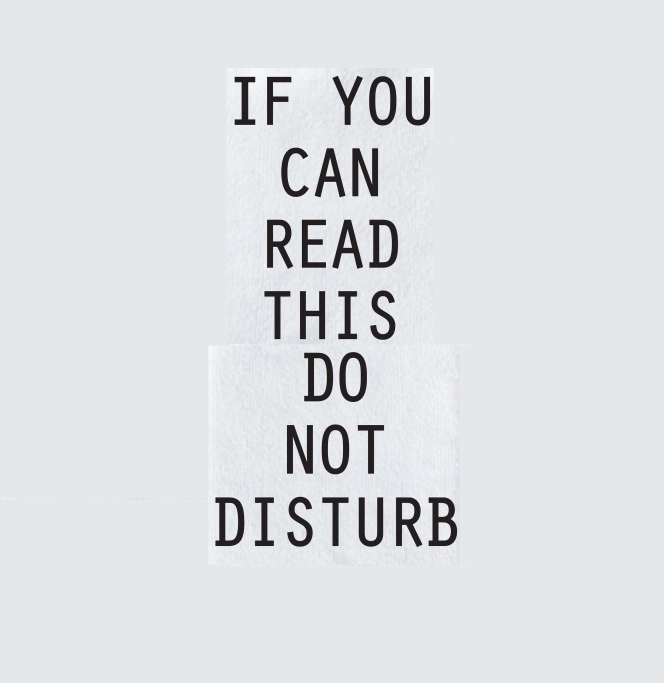
#> input picture test_images/1.jpg, 1992 x 2048 px (shown at 1/3 size)
$ python -i char_segment_utils.py   (imports and definitions only)   (older library calls are emulated)
#> lines starting #> are read from the running program, lines starting #| are printed output that depends on the picture; after the words box and inside, x2 and y2 are one past the last pixel; in counts of white or black regions, pixels touching at a corner belong together
# Importing required libraries
import cv2
import numpy as np
from matplotlib import pyplot as plt

def sort_contours(contours, method='left-to-right'):
    """
    Sorts contours either top-to-bottom or left-to-right
    """
    # i = 0 for x co-ordinates
    i = 0
    if method == 'top-to-bottom':
        # i = 1 for y co-ordinates
        i = 1
    boundingBoxes = [cv2.boundingRect(c) for c in contours]
    # Sorts contour-boundingBox pairs wrt x values if i = 0, y values if i = 1
    (contours, boundingBoxes) = zip(*sorted(zip(contours, boundingBoxes), key=lambda b: b[1][i]))
    return contours


def center(contour):
    """
    Returns the centroid of the contour as a tuple (x,y)
    """
    x, y, w, h = cv2.boundingRect(contour)
    return x + w // 2, y + h // 2


def get_average_height(contours):
    """
    Calculates the average of all the heights of the contours
    """
    heights = []
    for contour in contours:
        _, _, _, h = cv2.boundingRect(contour)
        heights.append(h)
    return sum(heights) / len(heights)


def group_similar_centers(centers, threshold):
    """
    Groups centers vertically close to each other within given threshold.
    Requires the input list to be sorted.
    e.g.
    a list of centers with y co-ordinates [22,23,24,54,54,56,57,91,92] with a threshold of 20,
    and the function will return [[22,23,24],[54,54,56,57],[91,92]]
    """
    groups = []
    group = []
    for i in range(1, len(centers)):
        group.append(centers[i - 1])
        if centers[i][1] - centers[i - 1][1] >= threshold:
            # If the vertical distance between centers exceeds threshold, append
            # the group of centers to the 'groups' list and reset the 'group' list
            groups.append(group)
            group = []
    # Add last center to the group list
    group.append(centers[-1])
    groups.append(group)

    sorted_groups = []
    # Sort each group by x co-ordinates
    for group in groups:
        sorted_groups.append(sorted(group, key=lambda c: c[0]))
    return sorted_groups


def separate_lines(contours):
    """
    Puts all the contours that belong on the same line in a list, does the same for other contours.
    Then puts all the lists in a list and returns said list.
    """
    centers = [center(contour) for contour in contours]
    # Dictionary with center as key and contour as value
    c_dict = dict(zip(centers, contours))

    average_height = get_average_height(contours)
    threshold = average_height / 3
    lines = group_similar_centers(centers, threshold)

    contour_lines = []
    for line in lines:
        contour_line = [c_dict[x] for x in line]
        contour_lines.append(contour_line)
    return contour_lines


def find_major_contours(rgb):
    """
    Finds the major contours in an image and returns them as a list
    """
    # B&W version of the image
    small = cv2.cvtColor(rgb, cv2.COLOR_BGR2GRAY)
    # Elliptical Kernel
    kernel = cv2.getStructuringElement(cv2.MORPH_ELLIPSE, (3, 3))
    # Difference between dilation and erosion of an image, making outlines
    grad = cv2.morphologyEx(small, cv2.MORPH_GRADIENT, kernel)
    # Converts to monochromatic
    _, bw = cv2.threshold(grad, 0.0, 255.0, cv2.THRESH_BINARY | cv2.THRESH_OTSU)
    # Rectangular Kernel
    kernel = cv2.getStructuringElement(cv2.MORPH_RECT, (9, 1))
    # Dilation followed by erosion, causes close text to get connected
    connected = cv2.morphologyEx(bw, cv2.MORPH_CLOSE, kernel)
    _, contours, _ = cv2.findContours(connected.copy(), cv2.RETR_EXTERNAL, cv2.CHAIN_APPROX_NONE)

    contours = sort_contours(contours, 'top-to-bottom')

    major_contours = []
    # Ignore small contours
    for contour in contours:
        x, y, w, h = cv2.boundingRect(contour)
        if w > 8 and h > 8:
            major_contours.append(contour)

    return major_contours


def get_box_lines(path):
    """
    Puts all the boxes that belong on the same line in a list, does the same for other boxes.
    Then puts all the lists in a list and returns said list.
    Does the same for spaces between the boxes and the heights of the boxes
    """
#> called with path = 'test_images/1.jpg'
    rgb = cv2.imread(path)
#> rgb is the input picture: shape (2048, 1992, 3); mean B, G, R 227.9, 224.8, 221.3
    rgbbox = cv2.imread(path)
    major_contours = find_major_contours(rgb)
#> in find_major_contours, `grad = cv2.morphologyEx(small, cv2.MORPH_GRADIENT, kernel)`:
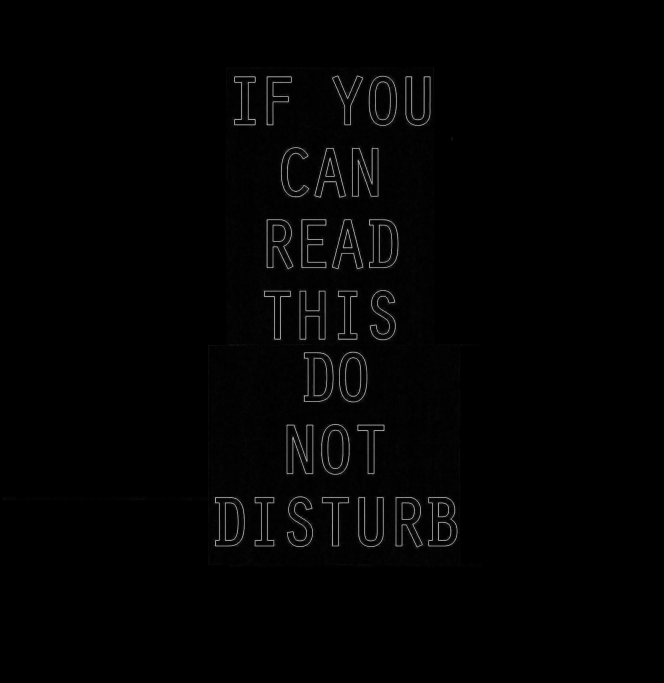
#> grad: shape (2048, 1992) (shown at 1/3 size); min 0, max 253, mean 2.8
#> in find_major_contours, `_, bw = cv2.threshold(grad, 0.0, 255.0, cv2.THRESH_BINARY | cv2.THRESH..`:
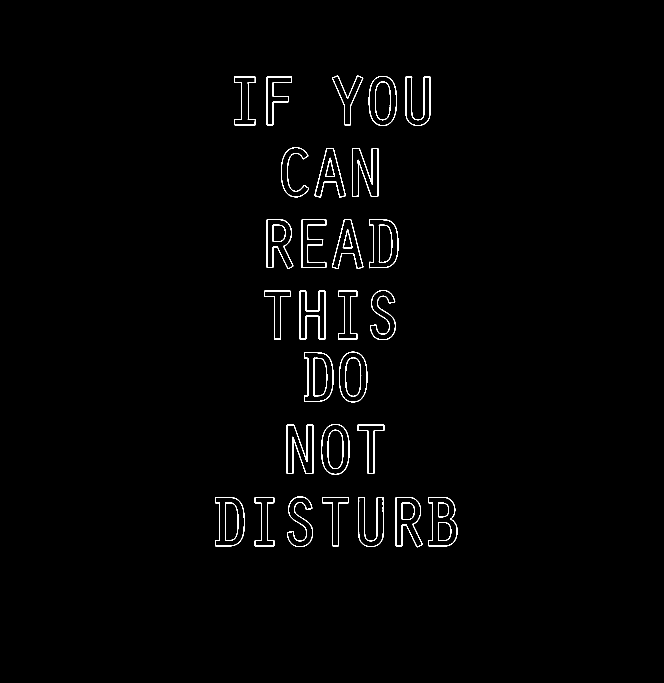
#> bw: shape (2048, 1992) (shown at 1/3 size); 0.94% white in thin lines or dots, all inside (x1, y1, x2, y2) = (645, 226, 1372, 1642)
#> in find_major_contours, `_, contours, _ = cv2.findContours(connected.copy(), cv2.RETR_EXTERNAL,..`: contours = 28 contours; largest, box (x1, y1, x2, y2) and area: (964, 1272, 1049, 1424) 10630, (1017, 1055, 1102, 1207) 10620, (645, 1491, 734, 1639) 10605, (912, 1057, 1000, 1205) 10604, (1106, 228, 1190, 378) 10387
#> in sort_contours, `boundingBoxes = [cv2.boundingRect(c) for c in contours]`: boundingBoxes = 28 items, first 6: (1285, 1491, 87, 148), (1187, 1491, 81, 151), (1075, 1491, 76, 150), (966, 1491, 81, 148), (764, 1491, 59, 148), (645, 1491, 89, 148)
#> in sort_contours, `(contours, boundingBoxes) = zip(*sorted(zip(contours, boundingBoxes), ..`: boundingBoxes = 28 items, first 6: (996, 226, 94, 150), (1106, 228, 84, 150), (1216, 229, 75, 149), (800, 229, 75, 147), (703, 229, 64, 147), (843, 442, 84, 150)
#> the loop in find_major_contours, `for contour in contours:` made 28 passes
#> (x, y, w, h) on passes 1 to 12: (996, 226, 94, 150), (1106, 228, 84, 150), (1216, 229, 75, 149), (800, 229, 75, 147), (703, 229, 64, 147), (843, 442, 84, 150), (1056, 444, 79, 146), (943, 444, 95, 149), (1107, 658, 88, 147), (996, 658, 94, 149), (904, 658, 75, 146), (800, 658, 80, 149)
#> after the loop in find_major_contours, `for contour in contours:`: major_contours has the same summary as contours
#> major_contours has the same summary as contours in find_major_contours
    contour_lines = separate_lines(major_contours)
#> in separate_lines, `centers = [center(contour) for contour in contours]`: centers = 28 pairs, first value 689 to 1328, second value 301 to 1566
#> in separate_lines, `c_dict = dict(zip(centers, contours))`: c_dict = 28 items
#> the loop in get_average_height, `for contour in contours:` made 28 passes
#> h on passes 1 to 12: 150, 150, 149, 147, 147, 150, 146, 149, 147, 149, 146, 149
#> after the loop in get_average_height, `for contour in contours:`: heights = 28 values, max 152 at index 16, min 146 at index 6, mean 148.7
#> in separate_lines, `average_height = get_average_height(contours)`: average_height = 148.7
#> in separate_lines, `threshold = average_height / 3`: threshold = 49.56
#> the loop in group_similar_centers, `for i in range(1, len(centers)):` made 27 passes
#> after the loop in group_similar_centers, `for i in range(1, len(centers)):`: groups = 6 items
#> the loop in group_similar_centers, `for group in groups:` made 7 passes
#> group on passes 2 to 6: [(885, 517), (1095, 517), (990, 518)], [(1151, 731), (1043, 732), (941, 731), (840, 732)], [(1148, 945), (1043, 945), (938, 945), (832, 945)], [(1059, 1131), (956, 1131)], [(1006, 1348), (1112, 1348), (900, 1348)]
#> after the loop in group_similar_centers, `for group in groups:`: sorted_groups = 7 items
#> the loop in separate_lines, `for line in lines:` made 7 passes
#> line on passes 2 to 6: [(885, 517), (990, 518), (1095, 517)], [(840, 732), (941, 731), (1043, 732), (1151, 731)], [(832, 945), (938, 945), (1043, 945), (1148, 945)], [(956, 1131), (1059, 1131)], [(900, 1348), (1006, 1348), (1112, 1348)]
#> contour_lines = 7 items
    box_lines = []
    # Dictionary to store dimensions of previous box
    prev_dims = {'x': np.inf, 'h': np.inf, 'w': np.inf}
    space_widths_lines = []
    box_height_lines = []
    for contours in contour_lines:
        box_heights = []
        boxes = []
        space_widths = []
        for contour in contours:
            x, y, w, h = cv2.boundingRect(contour)
            cv2.rectangle(rgbbox, (x, y), (x+w, y+h), (0, 255, 0), 2)
            boxes.append(rgb[y:y + h, x:x + w])
            if (x - prev_dims['x'] - prev_dims['w']) > 0:
                # If box isn't overlapping with the previous box
                space_widths.append(x - prev_dims['x'] - prev_dims['w'])
            else:
                space_widths.append(0)
            prev_dims['x'] = x
            prev_dims['w'] = w
            box_heights.append(h)
        space_widths_lines.append(space_widths)
        box_lines.append(boxes)
        box_height_lines.append(box_heights)
#> this loop made 7 passes
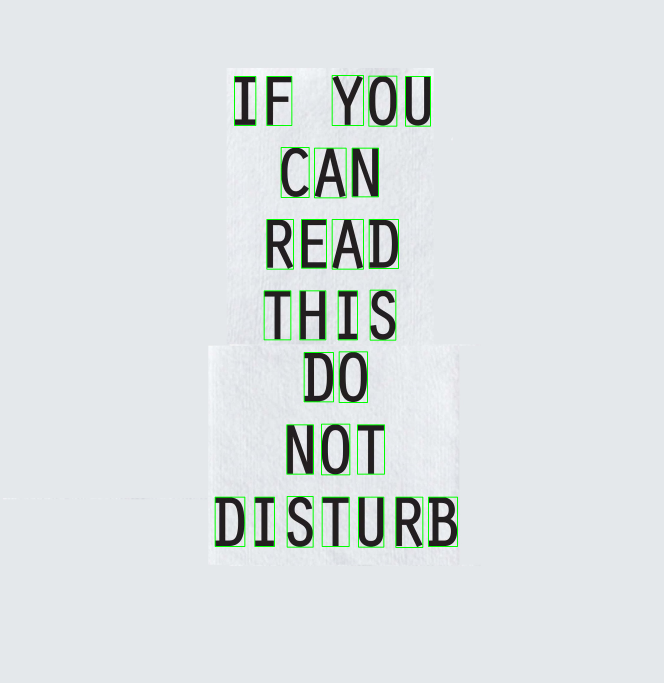
#> rgbbox: shape (2048, 1992, 3) (shown at 1/3 size); mean B, G, R 225.8, 225.1, 219.2
#> after the loop, box_height_lines = [[147, 147, 150, 150, 149], [150, 149, 146], [149, 146, 149, 147], [147, 147, 147, 150], [148, 152], [148, 152, 148], [148, 148, 152, 148, 150, 151, 148]]; box_lines = 7 items; prev_dims = {'x': 1285, 'h': inf, 'w': 87}; space_widths_lines = [[0, 33, 121, 16, 26], [0, 16, 18], [0, 24, 17, 17], [0, 27, 37, 38], [0, 17], [0, 24, 23], [0, 30, 38, 27, 28, 36, 17]]
    return box_lines, space_widths_lines, box_height_lines,rgbbox


# [175 lines left out: functions image_resize, threshold, get_letters_and_spaces, grayscale2bw, pad_letter, predict_letter and 3 more, not called in this run]

>>> result = get_box_lines('test_images/1.jpg')

$ run again, on test_images/3.jpg
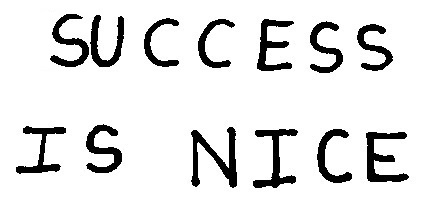
#> input picture test_images/3.jpg, 443 x 216 px
#> in get_box_lines, rgb is the input picture: shape (216, 443, 3); min 0, max 255, mean 229.5
#> bw: shape (216, 443); 6% white in thin lines or dots, all inside (x1, y1, x2, y2) = (15, 13, 410, 189)
#> in find_major_contours, `connected = cv2.morphologyEx(bw, cv2.MORPH_CLOSE, kernel)`:
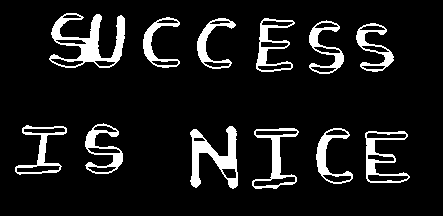
#> connected: shape (216, 443); 10% white; 12 white regions
#> in find_major_contours, `_, contours, _ = cv2.findContours(connected.copy(), cv2.RETR_EXTERNAL,..`: contours = 12 contours; largest, box (x1, y1, x2, y2) and area: (49, 13, 125, 68) 1762, (190, 126, 238, 189) 1278, (365, 131, 410, 183) 1086, (252, 128, 299, 189) 1024, (256, 18, 295, 72) 918
#> in sort_contours, `boundingBoxes = [cv2.boundingRect(c) for c in contours]`: boundingBoxes = [(365, 131, 45, 52), (316, 128, 37, 56), (252, 128, 47, 61), (190, 126, 48, 63), (15, 125, 52, 50), (85, 123, 38, 51), (356, 23, 38, 49), (309, 20, 35, 54), (256, 18, 39, 54), (197, 18, 39, 51), (143, 17, 37, 51), (49, 13, 76, 55)]
#> in sort_contours, `(contours, boundingBoxes) = zip(*sorted(zip(contours, boundingBoxes), ..`: boundingBoxes = ((49, 13, 76, 55), (143, 17, 37, 51), (256, 18, 39, 54), (197, 18, 39, 51), (309, 20, 35, 54), (356, 23, 38, 49), (85, 123, 38, 51), (15, 125, 52, 50), (190, 126, 48, 63), (316, 128, 37, 56), (252, 128, 47, 61), (365, 131, 45, 52))
#> the loop in find_major_contours, `for contour in contours:` made 12 passes
#> after the loop in find_major_contours, `for contour in contours:`: major_contours has the same summary as contours
#> in get_box_lines, `major_contours = find_major_contours(rgb)`: major_contours has the same summary as contours in find_major_contours
#> centers = [(87, 40), (161, 42), (275, 45), (216, 43), (326, 47), (375, 47), (104, 148), (41, 150), (214, 157), (334, 156), (275, 158), (387, 157)]
#> c_dict = 12 items
#> the loop in get_average_height, `for contour in contours:` made 12 passes
#> h on passes 1 to 8: 55, 51, 54, 51, 54, 49, 51, 50
#> after the loop in get_average_height, `for contour in contours:`: heights = [55, 51, 54, 51, 54, 49, 51, 50, 63, 56, 61, 52]
#> average_height = 53.92
#> threshold = 17.97
#> the loop in group_similar_centers, `for i in range(1, len(centers)):` made 11 passes
#> after the loop in group_similar_centers, `for i in range(1, len(centers)):`: groups = [[(87, 40), (161, 42), (275, 45), (216, 43), (326, 47), (375, 47)]]
#> the loop in group_similar_centers, `for group in groups:` made 2 passes
#> after the loop in group_similar_centers, `for group in groups:`: sorted_groups = [[(87, 40), (161, 42), (216, 43), (275, 45), (326, 47), (375, 47)], [(41, 150), (104, 148), (214, 157), (275, 158), (334, 156), (387, 157)]]
#> lines has the same summary as sorted_groups in group_similar_centers
#> the loop in separate_lines, `for line in lines:` made 2 passes
#> after the loop in separate_lines, `for line in lines:`: contour_lines = 2 items
#> the loop in get_box_lines, `for contours in contour_lines:` made 2 passes
#> after the loop in get_box_lines, `for contours in contour_lines:`:
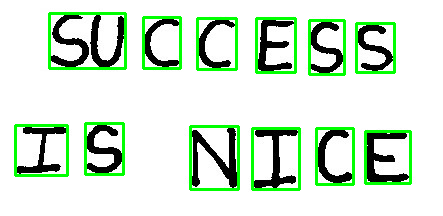
#> rgbbox: shape (216, 443, 3); 7.34% of pixels changed, all inside (x1, y1, x2, y2) = (14, 12, 412, 191)
#> after the loop in get_box_lines, `for contours in contour_lines:`: box_height_lines = [[55, 51, 51, 54, 54, 49], [50, 51, 63, 61, 56, 52]]; box_lines = 2 items; prev_dims = {'x': 365, 'h': inf, 'w': 45}; space_widths_lines = [[0, 18, 17, 20, 14, 12], [0, 18, 67, 14, 17, 12]]

$ run again, on test_images/2.PNG
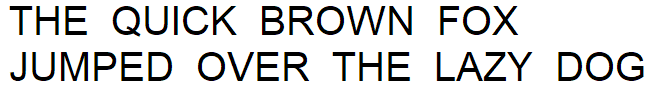
#> input picture test_images/2.PNG, 650 x 88 px
#> in get_box_lines, rgb is the input picture: shape (88, 650, 3); mean B, G, R 213.1, 213.4, 213.1
#> in find_major_contours, `_, bw = cv2.threshold(grad, 0.0, 255.0, cv2.THRESH_BINARY | cv2.THRESH..`:
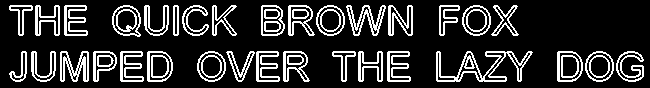
#> bw: shape (88, 650); 18.4% white in thin lines or dots, all inside (x1, y1, x2, y2) = (9, 5, 644, 82)
#> connected: shape (88, 650); 29.4% white; 9 white regions
#> in find_major_contours, `_, contours, _ = cv2.findContours(connected.copy(), cv2.RETR_EXTERNAL,..`: contours = 9 contours; largest, box (x1, y1, x2, y2) and area: (9, 51, 173, 82) 3744, (261, 5, 413, 36) 3673, (112, 5, 237, 37) 2712, (197, 51, 310, 82) 2564, (557, 51, 644, 82) 1933
#> in sort_contours, `boundingBoxes = [cv2.boundingRect(c) for c in contours]`: boundingBoxes = [(557, 51, 87, 31), (436, 51, 97, 31), (332, 51, 79, 31), (197, 51, 113, 31), (9, 51, 164, 31), (439, 5, 80, 31), (261, 5, 152, 31), (112, 5, 125, 32), (9, 5, 79, 31)]
#> in sort_contours, `(contours, boundingBoxes) = zip(*sorted(zip(contours, boundingBoxes), ..`: boundingBoxes = ((439, 5, 80, 31), (261, 5, 152, 31), (112, 5, 125, 32), (9, 5, 79, 31), (557, 51, 87, 31), (436, 51, 97, 31), (332, 51, 79, 31), (197, 51, 113, 31), (9, 51, 164, 31))
#> the loop in find_major_contours, `for contour in contours:` made 9 passes
#> after the loop in find_major_contours, `for contour in contours:`: major_contours has the same summary as contours
#> in get_box_lines, `major_contours = find_major_contours(rgb)`: major_contours has the same summary as contours in find_major_contours
#> centers = [(479, 20), (337, 20), (174, 21), (48, 20), (600, 66), (484, 66), (371, 66), (253, 66), (91, 66)]
#> c_dict = 9 items
#> the loop in get_average_height, `for contour in contours:` made 9 passes
#> h on passes 1 to 8: 31, 31, 32, 31, 31, 31, 31, 31
#> after the loop in get_average_height, `for contour in contours:`: heights = [31, 31, 32, 31, 31, 31, 31, 31, 31]
#> average_height = 31.11
#> threshold = 10.37
#> the loop in group_similar_centers, `for i in range(1, len(centers)):` made 8 passes
#> after the loop in group_similar_centers, `for i in range(1, len(centers)):`: groups = [[(479, 20), (337, 20), (174, 21), (48, 20)]]
#> the loop in group_similar_centers, `for group in groups:` made 2 passes
#> group on passes 1 to 2: [(479, 20), (337, 20), (174, 21), (48, 20)], [(600, 66), (484, 66), (371, 66), (253, 66), (91, 66)]
#> after the loop in group_similar_centers, `for group in groups:`: sorted_groups = [[(48, 20), (174, 21), (337, 20), (479, 20)], [(91, 66), (253, 66), (371, 66), (484, 66), (600, 66)]]
#> lines has the same summary as sorted_groups in group_similar_centers
#> the loop in separate_lines, `for line in lines:` made 2 passes
#> line on passes 1 to 2: [(48, 20), (174, 21), (337, 20), (479, 20)], [(91, 66), (253, 66), (371, 66), (484, 66), (600, 66)]
#> after the loop in separate_lines, `for line in lines:`: contour_lines = 2 items
#> the loop in get_box_lines, `for contours in contour_lines:` made 2 passes
#> after the loop in get_box_lines, `for contours in contour_lines:`:
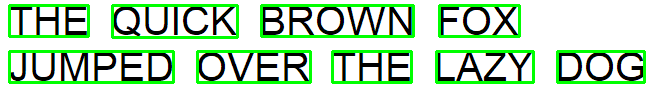
#> rgbbox: shape (88, 650, 3); 13.11% of pixels changed, all inside (x1, y1, x2, y2) = (8, 4, 646, 84)
#> after the loop in get_box_lines, `for contours in contour_lines:`: box_height_lines = [[31, 32, 31, 31], [31, 31, 31, 31, 31]]; box_lines = 2 items; prev_dims = {'x': 557, 'h': inf, 'w': 87}; space_widths_lines = [[0, 24, 24, 26], [0, 24, 22, 25, 24]]

$ run again, on test_images/4.PNG
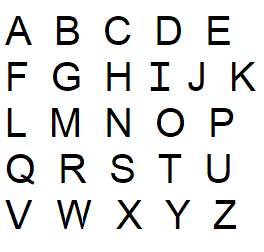
#> input picture test_images/4.PNG, 264 x 252 px
#> in get_box_lines, rgb is the input picture: shape (252, 264, 3); mean B, G, R 229.3, 229.4, 229.3
#> in find_major_contours, `_, bw = cv2.threshold(grad, 0.0, 255.0, cv2.THRESH_BINARY | cv2.THRESH..`:
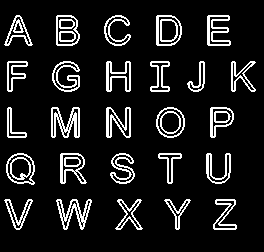
#> bw: shape (252, 264); 11.3% white in thin lines or dots, all inside (x1, y1, x2, y2) = (4, 15, 256, 230)
#> connected: shape (252, 264); 15.8% white; 26 white regions
#> in find_major_contours, `_, contours, _ = cv2.findContours(connected.copy(), cv2.RETR_EXTERNAL,..`: contours = 26 contours; largest, box (x1, y1, x2, y2) and area: (51, 107, 80, 138) 709, (6, 153, 35, 185) 699, (56, 199, 92, 230) 686, (156, 15, 182, 46) 673, (156, 107, 185, 138) 671
#> in sort_contours, `boundingBoxes = [cv2.boundingRect(c) for c in contours]`: boundingBoxes = 26 items, first 6: (213, 199, 24, 31), (164, 199, 27, 31), (115, 199, 28, 31), (56, 199, 36, 31), (0, 199, 33, 31), (206, 153, 25, 31)
#> in sort_contours, `(contours, boundingBoxes) = zip(*sorted(zip(contours, boundingBoxes), ..`: boundingBoxes = 26 items, first 6: (207, 15, 24, 31), (156, 15, 26, 31), (104, 15, 27, 31), (56, 15, 24, 31), (0, 15, 33, 31), (231, 61, 25, 31)
#> the loop in find_major_contours, `for contour in contours:` made 26 passes
#> after the loop in find_major_contours, `for contour in contours:`: major_contours has the same summary as contours
#> in get_box_lines, `major_contours = find_major_contours(rgb)`: major_contours has the same summary as contours in find_major_contours
#> centers = 26 pairs, first value 16 to 243, second value 30 to 214
#> c_dict = 26 items
#> the loop in get_average_height, `for contour in contours:` made 26 passes
#> h on passes 1 to 8: 31, 31, 31, 31, 31, 31, 31, 31
#> after the loop in get_average_height, `for contour in contours:`: heights = 26 values, max 32 at index 20, min 31 at index 0, mean 31.04
#> average_height = 31.04
#> threshold = 10.35
#> the loop in group_similar_centers, `for i in range(1, len(centers)):` made 25 passes
#> after the loop in group_similar_centers, `for i in range(1, len(centers)):`: groups = [[(219, 30), (169, 30), (117, 30), (68, 30), (16, 30)], [(243, 76), (196, 76), (160, 76), (118, 76), (66, 76), (17, 76)], [(222, 122), (170, 122), (118, 122), (65, 122), (17, 122)], [(218, 168), (170, 168), (122, 168), (73, 168), (20, 169)]]
#> the loop in group_similar_centers, `for group in groups:` made 5 passes
#> group on passes 1, 3, 4, 5: [(219, 30), (169, 30), (117, 30), (68, 30), (16, 30)], [(222, 122), (170, 122), (118, 122), (65, 122), (17, 122)], [(218, 168), (170, 168), (122, 168), (73, 168), (20, 169)], [(225, 214), (177, 214), (129, 214), (74, 214), (16, 214)]
#> after the loop in group_similar_centers, `for group in groups:`: sorted_groups = 5 items
#> the loop in separate_lines, `for line in lines:` made 5 passes
#> line on passes 1, 3, 4, 5: [(16, 30), (68, 30), (117, 30), (169, 30), (219, 30)], [(17, 122), (65, 122), (118, 122), (170, 122), (222, 122)], [(20, 169), (73, 168), (122, 168), (170, 168), (218, 168)], [(16, 214), (74, 214), (129, 214), (177, 214), (225, 214)]
#> the loop in get_box_lines, `for contours in contour_lines:` made 5 passes
#> after the loop in get_box_lines, `for contours in contour_lines:`:
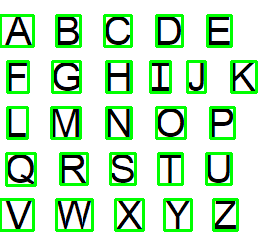
#> rgbbox: shape (252, 264, 3); 13.12% of pixels changed, all inside (x1, y1, x2, y2) = (0, 14, 258, 232)
#> after the loop in get_box_lines, `for contours in contour_lines:`: box_height_lines = [[31, 31, 31, 31, 31], [31, 31, 31, 31, 31, 31], [31, 31, 31, 31, 31], [32, 31, 31, 31, 31], [31, 31, 31, 31, 31]]; box_lines = 5 items; prev_dims = {'x': 213, 'h': inf, 'w': 24}; space_widths_lines = [[0, 23, 24, 25, 25], [0, 24, 26, 19, 17, 26], [0, 24, 26, 25, 25], [0, 25, 23, 23, 24], [0, 23, 23, 21, 22]]
